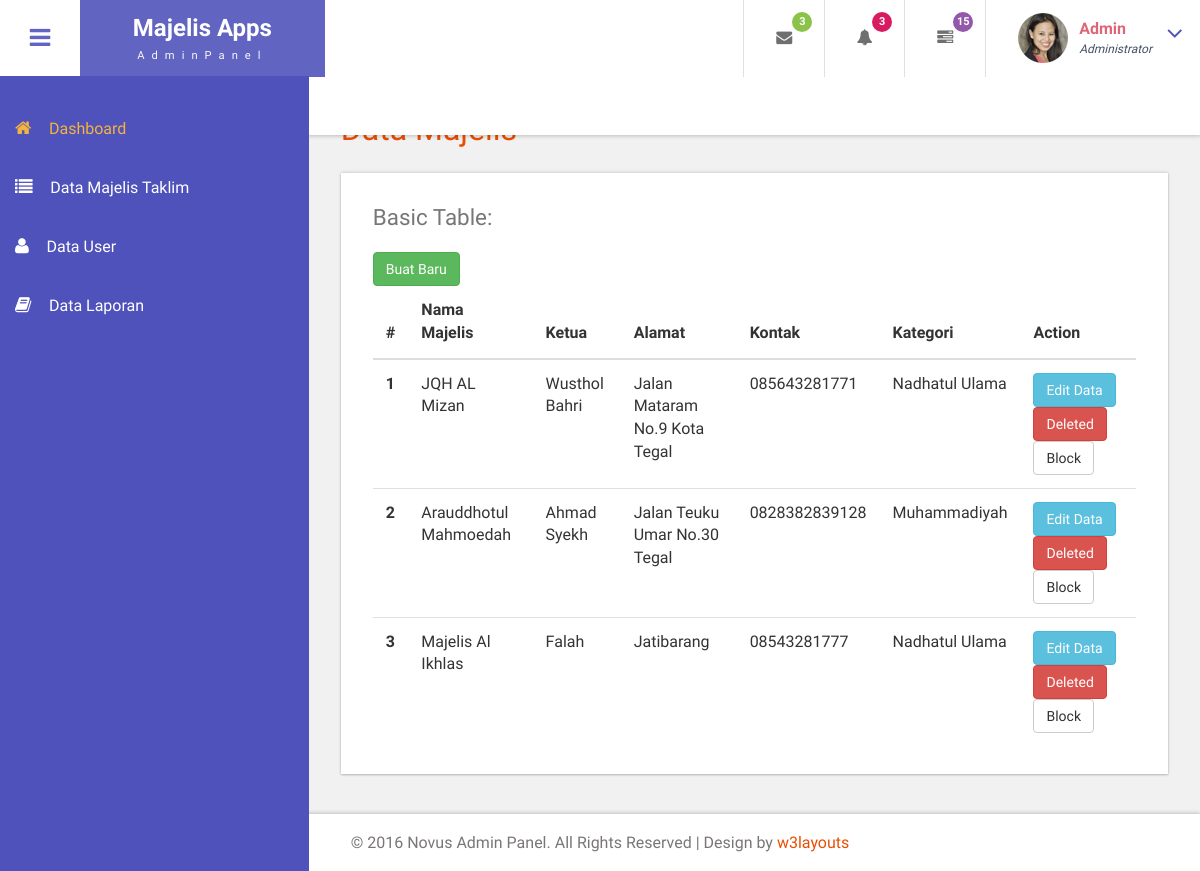
The app's page /index.php/admin/majelis, older data.
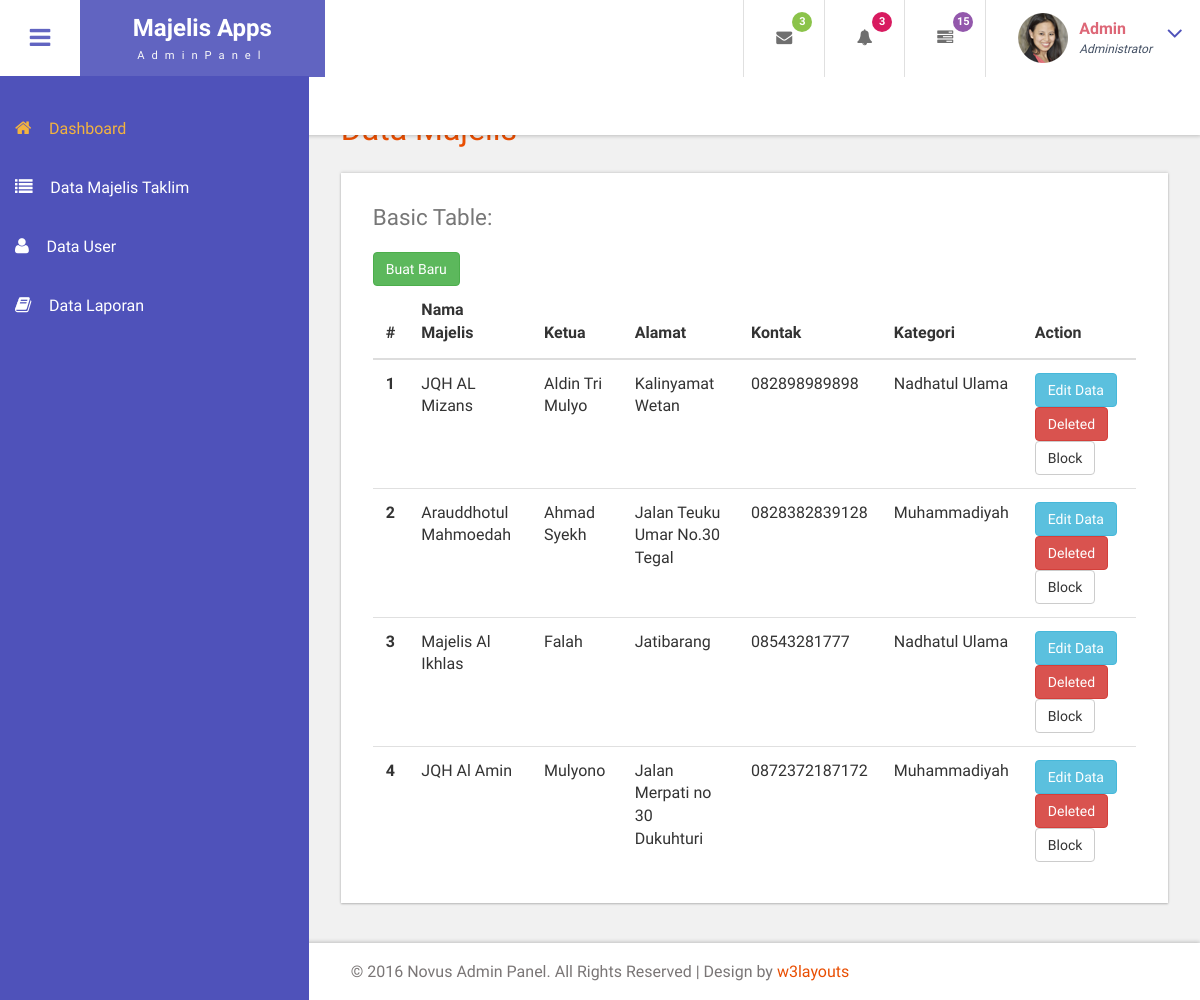
The same page, newer data.
### tables this page shows
CREATE TABLE `majelis` (
  `id_majelis` int(1) NOT NULL,
  `nama_majelis` varchar(150) NOT NULL,
  `ketua` varchar(150) NOT NULL,
  `alamat` varchar(255) NOT NULL,
  `kontak` varchar(13) NOT NULL,
  `id_kategori` int(1) NOT NULL,
  `logo` varchar(255) NOT NULL,
  `verif` int(1) NOT NULL DEFAULT 0,
  `longitude` double NOT NULL DEFAULT 0,
  `latitude` double NOT NULL DEFAULT 0,
  `infaq` int(11) NOT NULL DEFAULT 0,
  `block` int(11) NOT NULL DEFAULT 0,
  `deleted` int(11) NOT NULL DEFAULT 0
);

CREATE TABLE `kategori` (
  `id_kategori` int(2) NOT NULL,
  `kategori` varchar(150) NOT NULL
);

### application/controllers/Admin.php (called while the page is built, shortened)
<?php
class Admin extends CI_Controller {
	public function __construct(){
		$this->load->library(array('googlemaps'));
		$this->load->model('MMajelis');
	}
	public function majelis()
	{
		$data2['majelis'] =$this->MMajelis->get_majelis_all();
		$data2['kategori'] =$this->MMajelis->get_kategori();
		$config['map_div_id'] = "map-add";
		$config['map_height'] = "250px";
		$config['center'] = '-6.880029,109.124192';
		$config['zoom'] = '12';
		$config['map_height'] = '300px;';
		$this->googlemaps->initialize($config);
		$marker = array();
		$marker['position'] = '-6.880029,109.124192';
		$marker['draggable'] = true;
		$marker['ondragend'] = 'setMapToForm(event.latLng.lat(), event.latLng.lng());';
		$this->googlemaps->add_marker($marker);
		$data['map'] = $this->googlemaps->create_map();
		$data2['map'] = $this->googlemaps->create_map();
		$data['content'] = $this->load->view('pages/data_majelis',$data2,true);
		$this->load->view('default',$data);
	}
}

### index.php (called while the page is built, shortened)
<?php
require_once BASEPATH.'core/CodeIgniter.php';

### application/models/MMajelis.php (called while the page is built, shortened)
<?php
class MMajelis extends CI_Model{
	function get_majelis_all(){
		$this->db->select('majelis.*, kategori.kategori');
		$this->db->from('majelis');
		$this->db->join('kategori','majelis.id_kategori = kategori.id_kategori');
		$this->db->where('majelis.deleted','0');
		$query = $this->db->get();
		return $query->result();
	}
}

### application/views/pages/data_majelis.php (the view, shortened to what this page needs)
<div id="page-wrapper">
	<div class="main-page">
		<div class="tables">
			<h3 class="title1">Data Majelis</h3>
			<div class="panel-body widget-shadow">
				<h4>Basic Table:</h4>
				<table class="table">
					<thead>
						<tr>
							<th>#</th>
							<th>Nama Majelis</th>
							<th>Ketua</th>
							<th>Alamat</th>
							<th>Kontak</th>
							<th>Kategori</th>
							<th>Action</th>
						</tr>
					</thead>
					<tbody>
						<?php $no=1;  foreach ($majelis as $m) {  ?>
							<tr>
								<th scope="row"><?php echo $no++; ?></th>
								<td><?php echo $m->nama_majelis; ?></td>
								<td><?php echo $m->ketua; ?></td>
								<td><?php echo $m->alamat; ?></td>
								<td><?php echo $m->kontak; ?></td>
								<td><?php echo $m->kategori; ?></td>
								<td>
									<a class="btn btn-info"
									href="javascript:;"
									data-id="<?php echo $m->id_majelis; ?>"
									data-nama="<?php echo $m->nama_majelis; ?>"
									data-ketua="<?php echo $m->ketua; ?>"
									data-alamat="<?php echo $m->alamat; ?>"
									data-kontak="<?php echo $m->kontak; ?>"
									data-kategori="<?php echo $m->kategori; ?>"
									data-toggle="modal" data-target="#edit-data">Edit Data</a>
									<a class="btn btn-danger" href="<?php echo base_url() ?>admin/hapus_majelis/<?php echo $m->id_majelis ?>">Deleted</a>
									<br>
									<?php if ($m->block == 1) { ?>
										<a href="<?php echo base_url() ?>admin/unblock/<?php echo $m->id_majelis ?>">Majelis telah diblock</a>
									<?php }else{ ?>
										<a class="btn btn-default" href="<?php echo base_url() ?>admin/block_majelis/<?php echo $m->id_majelis ?>">Block</a>
									<?php } ?>
								</td>
							</tr>
						<?php } ?>
					</tbody>
					<tfoot>
						<button type="button" class="btn btn-success" href="#" data-toggle="modal" data-target="#exampleModal">Buat Baru</button>
					</tfoot>
				</table>
			</div>
		</div>
	</div>
</div>

### application/views/default.php (shortened to what this page needs)
<!DOCTYPE HTML>
<html>
<?php include 'partials/head.php'; ?>
<body class="cbp-spmenu-push">
	<div class="main-content">
		<?php include 'partials/sidebar.php'; ?>
		<?php include 'partials/header.php'; ?>
		<?php echo $content; ?>
		<div class="footer">
			<p>&copy; 2016 Novus Admin Panel. All Rights Reserved | Design by <a href="https://w3layouts.com/" target="_blank">w3layouts</a></p>
		</div>
	</div>
</body>
</html>

### application/views/partials/head.php (shortened to what this page needs)
<head>
	<link href="<?php echo base_url() ?>assets/css/bootstrap.css" rel='stylesheet' type='text/css' />
	<link href="<?php echo base_url() ?>assets/css/style.css" rel='stylesheet' type='text/css' />
	<link href="<?php echo base_url() ?>assets/css/font-awesome.css" rel="stylesheet">
	<link href="<?php echo base_url() ?>assets/css/animate.css" rel="stylesheet" type="text/css" media="all">
	<link rel="stylesheet" href="<?php echo base_url() ?>assets/css/clndr.css" type="text/css" />
	<link href="<?php echo base_url() ?>assets/css/custom.css" rel="stylesheet">
</head>

### application/views/partials/sidebar.php
<div class=" sidebar" role="navigation">
	<div class="navbar-collapse">
		<nav class="cbp-spmenu cbp-spmenu-vertical cbp-spmenu-left" id="cbp-spmenu-s1">
			<ul class="nav" id="side-menu">
				<li>
					<a href="<?php echo base_url() ?>/admin" class="active"><i class="fa fa-home nav_icon"></i>Dashboard</a>
				</li>
				<li>
					<a href="<?php echo base_url() ?>admin/majelis" ><i class="fa fa-list nav_icon"></i>Data Majelis Taklim</a>
				</li>
				<li>
					<a href="<?php echo base_url() ?>admin/user"><i class="fa fa-user nav_icon"></i>Data User</a>
				</li>
				<li>
					<a href="index.html"><i class="fa fa-book nav_icon"></i>Data Laporan</a>
				</li>
			</ul>
		</nav>
	</div>
</div>

### application/views/partials/header.php (shortened to what this page needs)
<div class="sticky-header header-section ">
	<div class="header-left">
		<button id="showLeftPush"><i class="fa fa-bars"></i></button>
		<div class="logo">
			<a href="index.html">
				<h1>Majelis Apps</h1>
				<span>AdminPanel</span>
			</a>
		</div>
		<div class="search-box">
			<form class="input">
				<label class="input__label" for="input-31">
				</label>
			</form>
		</div>
	</div>
	<div class="header-right">
		<div class="profile_details_left">
			<ul class="nofitications-dropdown">
				<li class="dropdown head-dpdn">
					<a href="#" class="dropdown-toggle" data-toggle="dropdown" aria-expanded="false"><i class="fa fa-envelope"></i><span class="badge">3</span></a>
				</li>
				<li class="dropdown head-dpdn">
					<a href="#" class="dropdown-toggle" data-toggle="dropdown" aria-expanded="false"><i class="fa fa-bell"></i><span class="badge blue">3</span></a>
				</li>
				<li class="dropdown head-dpdn">
					<a href="#" class="dropdown-toggle" data-toggle="dropdown" aria-expanded="false"><i class="fa fa-tasks"></i><span class="badge blue1">15</span></a>
				</li>
			</ul>
			<div class="clearfix"> </div>
		</div>
		<div class="profile_details">
			<ul>
				<li class="dropdown profile_details_drop">
					<a href="#" class="dropdown-toggle" data-toggle="dropdown" aria-expanded="false">
						<div class="profile_img">
							<span class="prfil-img"><img src="images/a.png" alt=""> </span>
							<div class="user-name">
								<p>Admin</p>
								<span>Administrator</span>
							</div>
							<i class="fa fa-angle-down lnr"></i>
							<div class="clearfix"></div>
						</div>
					</a>
				</li>
			</ul>
		</div>
		<div class="clearfix"> </div>
	</div>
	<div class="clearfix"> </div>
</div>

### assets/css/custom.css (style rules this page uses)
#page-wrapper { padding:7em 2em 2.5em; background-color: #F1F1F1; }

Row changes from the older to the newer data that the page shows:
changed majelis: nama_majelis "JQH AL Mizan" → "JQH AL Mizans"; ketua "Wusthol Bahri" → "Aldin Tri Mulyo"; alamat "Jalan Mataram No.9 Kota Tegal" → "Kalinyamat Wetan"; kontak "085643281771" → "082898989898"
added majelis: nama_majelis "JQH Al Amin", ketua "Mulyono", alamat "Jalan Merpati no 30 Dukuhturi", kontak "0872372187172", id_kategori.kategori "Muhammadiyah"
